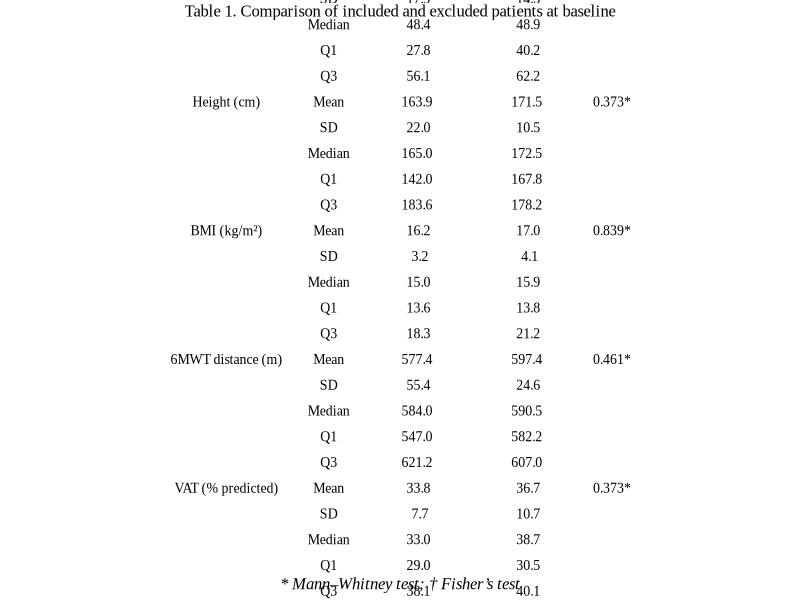

Source code (R): (Note: this script raises an error after producing the figure.)
## ---- chunk 1
knitr::opts_chunk$set(echo = TRUE, warning = FALSE, message = FALSE)
## ---- chunk 2
packages <- c("readxl", "dplyr", "gridExtra", "tidyr", "ggplot2", "grid")

for (pkg in packages) {
  if (!require(pkg, character.only = TRUE)) {
    install.packages(pkg)
    library(pkg, character.only = TRUE)
  }
}
## ---- chunk 3
# Load package
library(readxl)

# Import datasets
included_data <- read_excel("../data/data_clean.xlsx")
excluded_data <- read_excel("../data/data_excluded.xlsx")

# Check structure
str(included_data)
str(excluded_data)
## ---- chunk 4

library(dplyr)
library(gridExtra)
library(grid)

# Descriptive statistics of included and excluded patients at baseline

# Fonction descriptive
describe <- function(x) {
  data.frame(
    Statistic = c("Mean", "SD", "Median", "Q1", "Q3"),
    Value = c(
      mean(x, na.rm = TRUE),
      sd(x, na.rm = TRUE),
      median(x, na.rm = TRUE),
      quantile(x, 0.25, na.rm = TRUE),
      quantile(x, 0.75, na.rm = TRUE)
    )
  )
}

vars <- c("age", "weight_kg", "height_cm", "bmi_kg_cm2",
          "6minwt_distance_traveled_m_before",
          "vat_before",
          "pedsql_totalself_before")

labels <- c(
  "Age (years)",
  "Weight (kg)",
  "Height (cm)",
  "BMI (kg/m²)",
  "6MWT distance (m)",
  "VAT (% predicted)",
  "PedsQL score (0–100)"
)

# Total sample sizes
n_inc_total <- nrow(included_data)
n_exc_total <- nrow(excluded_data)

table_list <- list()

for(i in seq_along(vars)) {
  
  var <- vars[i]
  
  x <- included_data[[var]]
  y <- excluded_data[[var]]
  
  x_clean <- x[!is.na(x)]
  y_clean <- y[!is.na(y)]
  
  p_val <- round(wilcox.test(x_clean, y_clean, exact = FALSE)$p.value, 3)
  p_val <- paste0(p_val, "*")
  
  inc <- describe(x)
  exc <- describe(y)
  
  df <- data.frame(
    Variable = c(labels[i], rep("", 4)),
    Statistic = inc$Statistic,
    Included = round(inc$Value, 1),
    Excluded = round(exc$Value, 1),
    p_value = c(p_val, rep("", 4))
  )
  
  table_list[[i]] <- df
}

table_final <- do.call(rbind, table_list)

# Sex comparison (Fisher's test)
p_sexe <- fisher.test(table(
  c(included_data$sexe, excluded_data$sexe),
  c(rep("Included", nrow(included_data)),
    rep("Excluded", nrow(excluded_data)))
))$p.value

p_sexe <- paste0(round(p_sexe, 3), "†")

sexe_inc <- table(included_data$sexe)
sexe_exc <- table(excluded_data$sexe)

sex_df <- data.frame(
  Variable = c("Sex (M/F)", rep("", length(sexe_inc)-1)),
  Statistic = names(sexe_inc),
  Included = as.numeric(sexe_inc),
  Excluded = as.numeric(sexe_exc),
  p_value = c(p_sexe, rep("", length(sexe_inc)-1))
)

table_final <- rbind(table_final, sex_df)

# Rename columns with total sample size
colnames(table_final)[3:4] <- c(
  paste0("Included (n=", n_inc_total, ")"),
  paste0("Excluded (n=", n_exc_total, ")")
)

table_final

# Export table as image
n_rows <- nrow(table_final)

png(
  "../figures/Table_1_Comparison_of_included_and_excluded_patients_at_baseline.png",
  width = 900,
  height = 2 + n_rows * 42,
  res = 150
)

tg <- tableGrob(
  table_final,
  rows = NULL,
  theme = ttheme_minimal(  
    core = list(
      fg_params = list(
        fontfamily = "Times New Roman",
        fontsize = 10)
    ),
    colhead = list(
      fg_params = list(
        fontfamily = "Times New Roman",
        fontsize = 10, 
        fontface = "bold")
    )
  )
)

grid.arrange(
  textGrob(
    "Table 1. Comparison of included and excluded patients at baseline",
    gp = gpar(fontfamily = "Times New Roman", fontsize = 12, fontface = "plain")
  ),
  tg,
  textGrob(
    "* Mann–Whitney test; † Fisher’s test",
    gp = gpar(fontfamily = "Times New Roman", fontsize = 12, fontface = "italic")
  ),
  ncol = 1,
  heights = c(0.2, 5, 0.3)
)

dev.off()
## ---- chunk 5
# Normality assessment of Δ 6MWT data
included_data$delta_6mwt <- included_data$`6minwt_distance_traveled_m_after` -
                            included_data$`6minwt_distance_traveled_m_before`
# Shapiro test on paired differences
shapiro_delta <- shapiro.test(included_data$delta_6mwt)
shapiro_delta
# Export Shapiro test results to a text file
sink("../results/shapiro_test_results.txt")
cat("Shapiro-Wilk Test for Normality of Paired Differences (6MWT)\n\n")
print(shapiro_delta)
sink()
## ---- chunk 6

# Remove missing values
delta_clean <- na.omit(included_data$delta_6mwt)


# Export QQ-plot

png(
  "../figures/Figure_4_QQ_plot_Delta_6MWT.png",
  width = 6,
  height = 5,
  units = "in",
  res = 300
)

# Global graphical parameters
par(
  family = "Times New Roman",
  cex.main = 1,
  cex.lab = 1,
  cex.axis = 1
)

# QQ-plot
qqnorm(
  delta_clean,
  
  main = paste0(
    "Figure 4. QQ-Plot of Δ6MWT (n = ",
    length(delta_clean),
    ")"
  ),
  
  xlab = "Theoretical Quantiles",
  ylab = "Sample Quantiles"
)

# Reference line
qqline(
  delta_clean,
  col = "red",
  lwd = 2
)

# Close PNG device
dev.off()

# Display plot in RStudio

par(
  family = "serif",
  cex.main = 1,
  cex.lab = 1,
  cex.axis = 1
)

qqnorm(
  delta_clean,
  
  main = paste0(
    "Figure 4. QQ-Plot of Δ6MWT (n = ",
    length(delta_clean),
    ")"
  ),
  
  xlab = "Theoretical Quantiles",
  ylab = "Sample Quantiles"
)

qqline(
  delta_clean,
  col = "red",
  lwd = 2
)

## ---- chunk 7
# Paired t-test
t_test <- t.test(
  included_data$`6minwt_distance_traveled_m_after`,
  included_data$`6minwt_distance_traveled_m_before`,
  paired = TRUE
)
t_test

# Export t-test results to a text file
sink("../results/paired_t_test_results.txt")
cat("Paired t-test (6MWT before vs after)\n\n")
print(t_test)
sink()
## ---- chunk 8

# Paired Wilcoxon test
wilcox_test <- wilcox.test(
  included_data$`6minwt_distance_traveled_m_after`,
  included_data$`6minwt_distance_traveled_m_before`,
  paired = TRUE,
  exact = TRUE
)
wilcox_test

# Export Wilcoxon test results to a text file
sink("../results/wilcoxon_test_results.txt")
cat("Paired Wilcoxon Test (6MWT before vs after)\n\n")
print(wilcox_test)
sink()

## ---- chunk 9
library(dplyr)
library(tidyr)
library(ggplot2)

# Data PedsQL before/after
pedsql_data <- included_data %>%
  select(
    pedsql_totalself_before, pedsql_totalself_after,
    pedsql_physiqueself_before, pedsql_physiqueself_after,
    pedsql_emotionself_before, pedsql_emotionself_after,
    pedsql_relationself_before, pedsql_relationself_after,
    pedsql_ecoleself_before, pedsql_ecoleself_after,
    pedsql_psycosocialself_before, pedsql_psycosocialself_after
  ) %>%
  pivot_longer(cols = everything(),
               names_to = "Variable",
               values_to = "Score") %>%
  mutate(
    Time = ifelse(grepl("before", Variable), "Before", "After"),
    Time = factor(Time, levels = c("Before", "After")),
    Dimension = case_when(
      grepl("total", Variable) ~ "Total Score",
      grepl("physique", Variable) ~ "Physical",
      grepl("emotion", Variable) ~ "Emotional",
      grepl("relation", Variable) ~ "Social",
      grepl("ecole", Variable) ~ "School",
      grepl("psycosocial", Variable) ~ "Psychosocial"
    )
  )

# Plot

p_pedsql <- ggplot(pedsql_data, aes(x = Time, y = Score, fill = Dimension)) +
  
  geom_boxplot(alpha = 0.5, outlier.shape = NA) +
  
  facet_wrap(~ Dimension, nrow = 2) +
  
  xlab("") +
  ylab("Score (0–100)") +
  ggtitle("Figure 5. Distribution of PedsQL Scores Before and After Intervention (n = 20)") +
  
  theme_bw(base_family = "Times New Roman", base_size = 12) +
  theme(
    strip.text = element_text(face = "bold"),
    legend.position = "none"   
  )
p_pedsql

# Export
ggsave(
  "../figures/Figure_5_PedsQL_Before_After.png",
  plot = p_pedsql,
  width = 7,
  height = 5
)
## ---- chunk 10
# Spearman correlation
cor_test <- cor.test(
  included_data$`6minwt_distance_traveled_m_after`,
  included_data$pedsql_totalself_after,
  method = "spearman"
)

cor_test

# Export Spearman correlation results
sink("../results/spearman_correlation_results.txt")
cat("Spearman correlation (6MWT vs PedsQL)\n\n")
print(cor_test)
sink()

# Viewing
library(ggplot2)

# Create plot
p_corr <- ggplot(included_data, aes(
  x = `6minwt_distance_traveled_m_after`,
  y = pedsql_totalself_after
)) +
  geom_point() +
  xlab("6-Minute Walk Distance (m)") +
  ylab("PedsQL Score (0–100)") +
  ggtitle("Figure 6. Correlation Between Quality of Life and Functional Capacity measured at 6mwt (n = 20) ") +
  theme_bw(base_family = "Times New Roman", base_size = 11) +
theme(
    plot.title = element_text(
      face = "bold",
      size = 11
    )
  )

p_corr

# Export PDF
ggsave(
  "../figures/Figure_6_Correlation_PedsQL_6MWT.png",
  plot = p_corr,
  width = 8,
  height = 6
)
